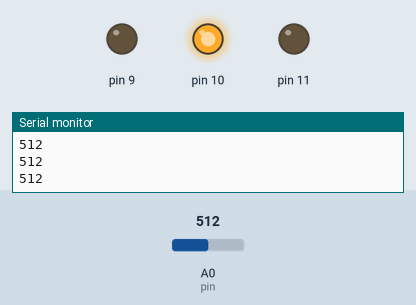
A sketch run on a simulated Arduino Uno, built with avr-gcc and run on an emulated ATmega328P. Parts: output pins drawn as LEDs (lit = HIGH), the last lines printed to the serial monitor. Inputs (shaded band) come from the test bench; at power-on: A0 (pin) = 512.

Above: at 1.2 s.
1.3 s: A0 (pin) set to 594
At 2.5 s:
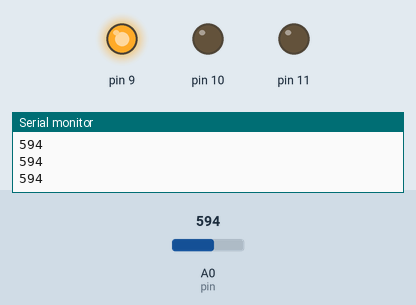
2.8 s: A0 (pin) set to 428
At 3.8 s:
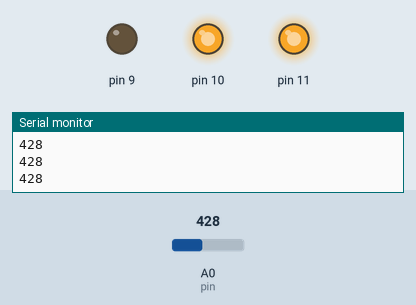
4.3 s: A0 (pin) set to 448
At 4.8 s:
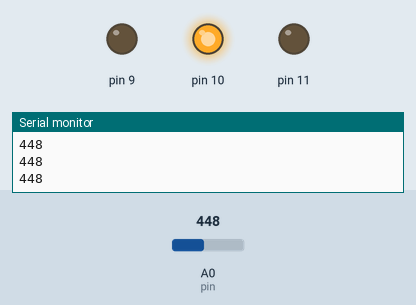
5.8 s: A0 (pin) set to 282
At 7.0 s:
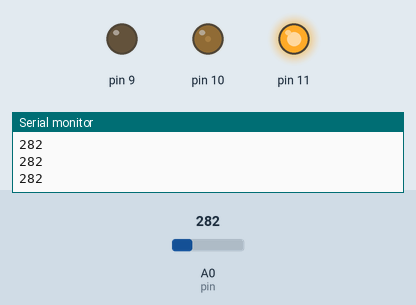
7.3 s: A0 (pin) set to 136
At 8.3 s:
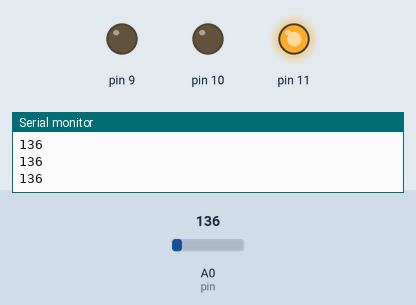
8.8 s: A0 (pin) set to 156
At 9.6 s:
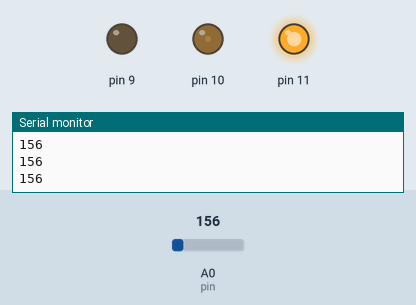
Timing chart, 0 to 11.3 s (numbered marks = the images above; inputs shaded):
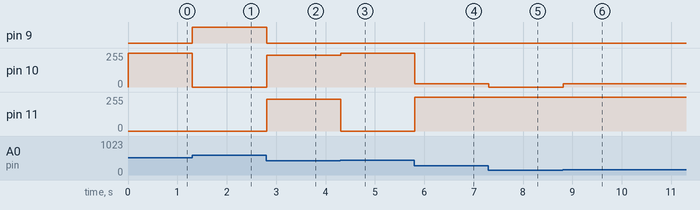

The sketch:

3.6completed.ino
```cpp
/*

*/


int pin = A0;
int x;

void setup() {

pinMode(9, OUTPUT);
pinMode(10, OUTPUT);
pinMode(11, OUTPUT);
Serial.begin(9600);

}

void loop() {
x=analogRead(A0);
Serial.println(x);

if(x<146){
  analogWrite(11, 255);
  analogWrite(10, 0);
  analogWrite(9, 0);
}
else if(x<292&&x>146){
  analogWrite(11, 255);
  analogWrite(10, 25);
  analogWrite(9, 0);
}
else if(x<438&&x>292){
  analogWrite(11, 240);
  analogWrite(10, 240);
  analogWrite(9, 0);
}
else if(x<584&&x>438){
  analogWrite(11, 0);
  analogWrite(10, 255);
  analogWrite(9, 0);
}
else if(x<730&&x>584){
  analogWrite(11, 0);
  analogWrite(10, 0);
  analogWrite(9, 255);
}
else if(x<876&&x>730){
  analogWrite(11, 100);
  analogWrite(10, 0);
  analogWrite(9, 240);
}
else{
  analogWrite(11, 200);
  analogWrite(10, 0);
  analogWrite(9, 240);
}


}
```

Measured:
- after the input at 1.3 s, pin 9: LOW → HIGH at once; pin 10: 255/255 → 0/255 at once
- after the input at 2.8 s, pin 9: HIGH → LOW at once; pin 10, pin 11: 0/255 → 240/255 at once
- after the input at 4.3 s, pin 10: 240/255 → 255/255 at once; pin 11: 240/255 → 0/255 at once
- after the input at 5.8 s, pin 10: 255/255 → 25/255 at once; pin 11: 0/255 → 255/255 at once
- after the input at 7.3 s, pin 10: 25/255 → 0/255 at once
- after the input at 8.8 s, pin 10: 0/255 → 25/255 at once
